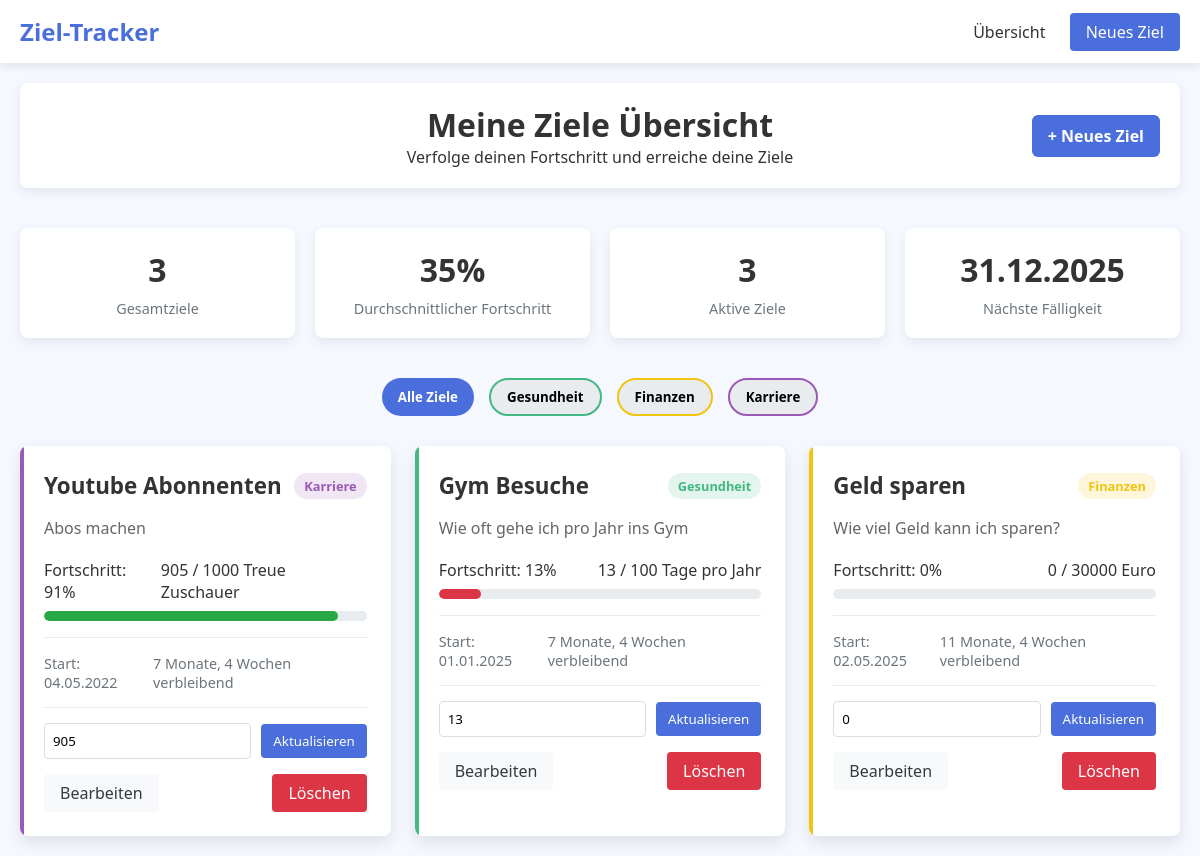
The app's page /tracking/, older data.
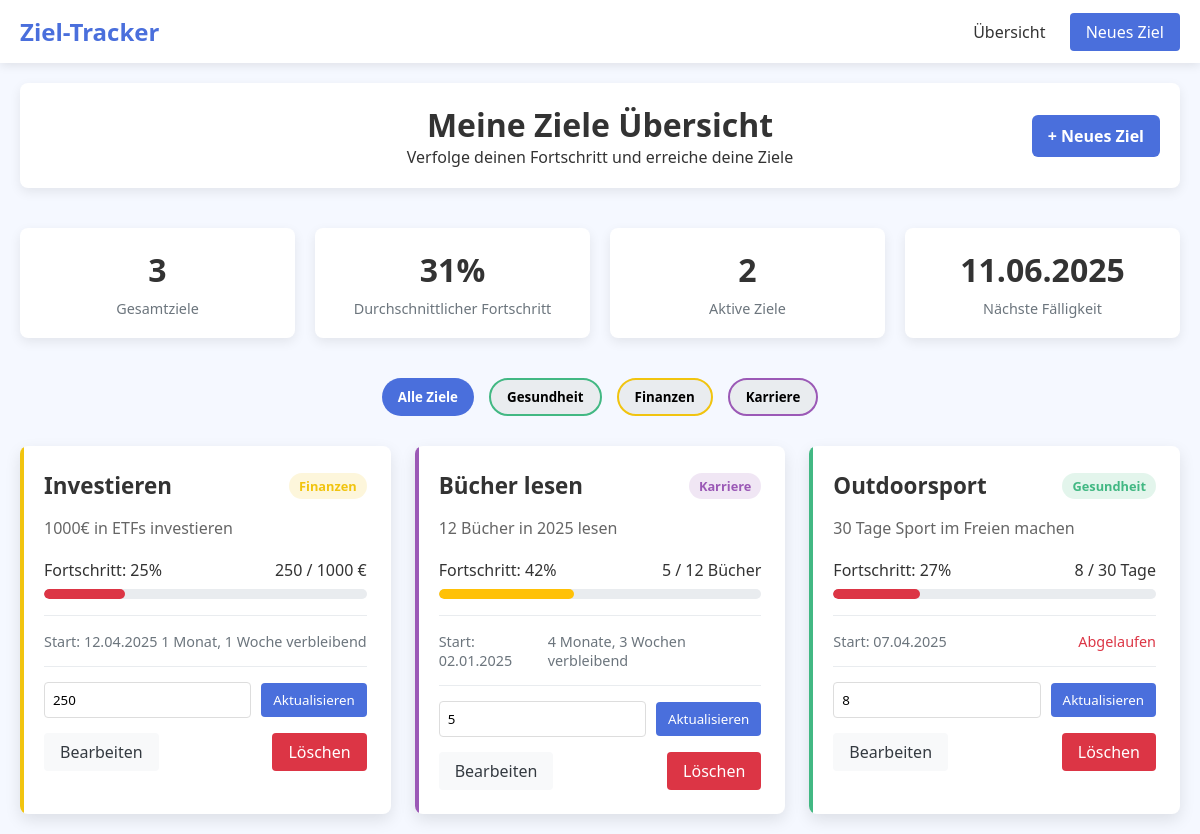
The same page, newer data.
### tracking/models.py (models this page shows, shortened)
class Goal(models.Model):
    KATEGORIEN = [
        ('Gesundheit', 'Gesundheit'),
        ('Finanzen', 'Finanzen'),
        ('Karriere', 'Karriere')
    ]
    definition = models.CharField(max_length=50)
    description = models.CharField(max_length=150)
    ziel_wert = models.IntegerField()
    fortschritt = models.FloatField()
    einheit = models.CharField(max_length=20)
    start = models.DateField()
    end = models.DateField()
    kategorie = models.CharField(choices=KATEGORIEN)

### tracking/views.py (the view)
# urls.py: path('', views.goals_view, name='goals'),
def goals_view(request):
    today = timezone.now().date()
    goals = Goal.objects.all()
    goals_with_progress = goals.annotate(
        progress_percent=ExpressionWrapper(
            (F('fortschritt') * 100.0) / F('ziel_wert'),
            output_field=FloatField()
        )
    )
    avg_progress = goals_with_progress.aggregate(avg=Avg('progress_percent'))['avg'] or 0
    active_goals = goals.filter(end__gte=today).count()
    nearest_deadline_goal = goals.filter(end__gte=today).order_by('end').first()
    nearest_deadline = nearest_deadline_goal.end if nearest_deadline_goal else None
    context = {
        'goals': goals_with_progress,
        'avg_progress': avg_progress,
        'active_goals': active_goals,
        'nearest_deadline': nearest_deadline,
        'today': today,
    }
    return render(request, 'tracking/home.html', context)

### tracking/templates/tracking/home.html (shortened to what this page needs)
{% extends 'tracking/base.html' %}
{% load static %}
{% block content %}
<div class="header">
    <h1>Meine Ziele Übersicht</h1>
    <p>Verfolge deinen Fortschritt und erreiche deine Ziele</p>
    <a href="{% url 'add_goal' %}" class="add-goal-btn">+ Neues Ziel</a>
</div>
<div class="statistic-cards">
    <div class="stat-card">
        <div class="stat-value" id="total-goals">{{ goals|length }}</div>
        <div class="stat-label">Gesamtziele</div>
    </div>
    <div class="stat-card">
        <div class="stat-value" id="completed-goals">{{ avg_progress|floatformat:0 }}%</div>
        <div class="stat-label">Durchschnittlicher Fortschritt</div>
    </div>
    <div class="stat-card">
        <div class="stat-value" id="active-goals">{{ active_goals }}</div>
        <div class="stat-label">Aktive Ziele</div>
    </div>
    <div class="stat-card">
        <div class="stat-value" id="nearest-deadline">
            {% if nearest_deadline %}
                {{ nearest_deadline|date:"d.m.Y" }}
            {% else %}
                -
            {% endif %}
        </div>
        <div class="stat-label">Nächste Fälligkeit</div>
    </div>
</div>
<div class="filter-container">
    <button class="filter-btn active" data-category="all">Alle Ziele</button>
    <button class="filter-btn health" data-category="Gesundheit">Gesundheit</button>
    <button class="filter-btn finance" data-category="Finanzen">Finanzen</button>
    <button class="filter-btn career" data-category="Karriere">Karriere</button>
</div>
<div class="goals-container" id="goals-container">
    {% for goal in goals %}
    <div class="goal-card {{ goal.kategorie }}" data-category="{{ goal.kategorie }}">
        <div class="goal-header">
            <h3 class="goal-title">{{ goal.definition }}</h3>
            <span class="category-badge {{ goal.kategorie }}">{{ goal.kategorie }}</span>
        </div>
        <p class="goal-desc">{{ goal.description }}</p>
        <div class="progress-container">
            <div class="progress-stats">
                {% with progress_percent=goal.progress_percent|floatformat:0 %}
                <span class="progress-text">Fortschritt: {{ progress_percent }}%</span>
                <span>{{ goal.fortschritt }} / {{ goal.ziel_wert }} {{ goal.einheit }}</span>
                {% endwith %}
            </div>
            <div class="progress-bar">
                <div class="progress-fill" style="width: {{ goal.progress_percent|floatformat:0 }}%"></div>
            </div>
        </div>
        <div class="timeframe">
            <span>Start: {{ goal.start|date:"d.m.Y" }}</span>
            <span>
                {% with days_remaining=goal.end|timeuntil:today %}
                {% if goal.end < today %}
                    <span style="color: var(--danger);">Abgelaufen</span>
                {% elif goal.end == today %}
                    <span style="color: var(--warning);">Heute fällig</span>
                {% else %}
                    {{ days_remaining }} verbleibend
                {% endif %}
                {% endwith %}
            </span>
        </div>
        <form method="post" action="{% url 'update_progress' goal.id %}" class="update-progress-form" style="margin-top: 15px; padding-top: 15px; border-top: 1px solid #e9ecef;">
            <div style="display: flex; gap: 10px; align-items: center;">
                <input type="number" name="fortschritt" step="0.01" min="0" max="{{ goal.ziel_wert }}" value="{{ goal.fortschritt }}" placeholder="Neuer Fortschritt"
                       style="flex: 1; padding: 8px; border: 1px solid #ddd; border-radius: 4px;">
                <button type="submit" style="background-color: var(--primary); color: white; border: none; border-radius: 4px; padding: 8px 12px; cursor: pointer;">
                    Aktualisieren
                </button>
            </div>
        </form>
        <div style="display: flex; justify-content: space-between; margin-top: 15px;">
            <a href="{% url 'update_goal' goal.id %}" class="btn btn-light">
                Bearbeiten
            </a>
            <a href="{% url 'delete_goal' goal.id %}" class="btn btn-danger">
                Löschen
            </a>
        </div>
    </div>
    {% empty %}
    <div class="no-goals">
        <h3>Keine Ziele gefunden</h3>
        <p>Es wurden noch keine Ziele eingerichtet.</p>
        <a href="{% url 'add_goal' %}" class="btn btn-primary" style="margin-top: 15px;">Jetzt erstes Ziel erstellen</a>
    </div>
    {% endfor %}
</div>
{% endblock %}

### tracking/templates/tracking/base.html (shortened to what this page needs)
{% load static %}
<!DOCTYPE html>
<html lang="de">
<head>
</head>
<body>
    {% include 'tracking/navbar.html' %}
    <div class="container">
        {% block content %}{% endblock %}
    </div>
</body>
</html>

### tracking/templates/tracking/navbar.html
<nav style="background-color: #fff; box-shadow: 0 2px 10px rgba(0,0,0,0.1); padding: 15px 0;">
    <div style="max-width: 1200px; margin: 0 auto; display: flex; justify-content: space-between; align-items: center; padding: 0 20px;">
        <div style="font-size: 1.5rem; font-weight: bold; color: #4a6fdc;">
            <a href="{% url 'goals' %}" style="text-decoration: none; color: inherit;">Ziel-Tracker</a>
        </div>
        <div>
            <a href="{% url 'goals' %}" style="text-decoration: none; color: #333; margin-right: 20px; font-weight: 500;">Übersicht</a>
            <a href="{% url 'add_goal' %}" style="text-decoration: none; color: #fff; background-color: #4a6fdc; padding: 8px 16px; border-radius: 4px; font-weight: 500;">Neues Ziel</a>
        </div>
    </div>
</nav>

### tracking/templates/tracking/base.html (style rules this page uses)
:root { --primary: #4a6fdc; --success: #28a745; --warning: #ffc107; --danger: #dc3545; --light: #f8f9fa; --dark: #343a40; --health: #42b883; --finance: #f1c40f; --career: #9b59b6; }
* { margin: 0; padding: 0; box-sizing: border-box; font-family: 'Segoe UI', Tahoma, Geneva, Verdana, sans-serif; }
body { background-color: #f5f8ff; color: #333; padding: 0; margin: 0; }
.container { max-width: 1200px; margin: 0 auto; padding: 20px; }
.header { text-align: center; margin-bottom: 40px; padding: 20px; background-color: white; border-radius: 8px; box-shadow: 0 4px 12px rgba(0, 0, 0, 0.08); position: relative; }

### tracking/templates/tracking/home.html (style rules this page uses)
.add-goal-btn { position: absolute; right: 20px; top: 50%; transform: translateY(-50%); background-color: var(--primary); color: white; padding: 10px 16px; border-radius: 6px; text-decoration: none; font-weight: bold; display: flex; align-items: center; gap: 8px; transition: all 0.3s ease; }
.filter-container { display: flex; justify-content: center; gap: 15px; margin-bottom: 30px; }
.filter-btn { padding: 8px 16px; border: none; border-radius: 20px; cursor: pointer; font-weight: 600; transition: all 0.3s ease; background-color: #e9ecef; }
.filter-btn.active { background-color: var(--primary); color: white; }
.filter-btn.health { border: 2px solid var(--health); }
.filter-btn.finance { border: 2px solid var(--finance); }
.filter-btn.career { border: 2px solid var(--career); }
.goals-container { display: grid; grid-template-columns: repeat(auto-fill, minmax(360px, 1fr)); gap: 24px; }
.goal-card { background: white; border-radius: 8px; padding: 24px; box-shadow: 0 6px 16px rgba(0, 0, 0, 0.1); transition: transform 0.3s ease; position: relative; overflow: hidden; }
.goal-card::before { content: ''; position: absolute; top: 0; left: 0; width: 4px; height: 100%; }
.goal-card.Gesundheit::before { background-color: var(--health); }
.goal-card.Finanzen::before { background-color: var(--finance); }
.goal-card.Karriere::before { background-color: var(--career); }
.goal-header { display: flex; justify-content: space-between; align-items: center; margin-bottom: 16px; }
.goal-title { font-size: 1.4rem; font-weight: 700; color: #333; }
.category-badge { padding: 4px 10px; border-radius: 20px; font-size: 0.8rem; font-weight: 600; }
.category-badge.Gesundheit { background-color: rgba(66, 184, 131, 0.15); color: var(--health); }
.category-badge.Finanzen { background-color: rgba(241, 196, 15, 0.15); color: var(--finance); }
.category-badge.Karriere { background-color: rgba(155, 89, 182, 0.15); color: var(--career); }
.goal-desc { margin-bottom: 20px; color: #666; }
.progress-container { margin-bottom: 16px; }
.progress-stats { display: flex; justify-content: space-between; margin-bottom: 8px; }
.progress-bar { height: 10px; background-color: #e9ecef; border-radius: 5px; overflow: hidden; }
.progress-fill { height: 100%; border-radius: 5px; transition: width 0.5s ease; background-color: var(--success); }
.timeframe { display: flex; align-items: center; justify-content: space-between; padding-top: 16px; border-top: 1px solid #e9ecef; color: #6c757d; font-size: 0.9rem; }
.statistic-cards { display: grid; grid-template-columns: repeat(auto-fit, minmax(240px, 1fr)); gap: 20px; margin-bottom: 40px; }
.stat-card { background: white; border-radius: 8px; padding: 20px; box-shadow: 0 4px 12px rgba(0, 0, 0, 0.08); text-align: center; }
.stat-value { font-size: 2rem; font-weight: 700; margin-bottom: 8px; }
.stat-label { color: #6c757d; font-size: 0.9rem; }
.btn { display: inline-block; text-decoration: none; padding: 8px 16px; border-radius: 4px; font-weight: 500; transition: all 0.3s ease; }
.btn-light { background-color: var(--light); color: var(--dark); }
.btn-danger { background-color: var(--danger); color: white; }

Row changes from the older to the newer data that the page shows:
removed Goal: end "31.12.2025", definition "Youtube Abonnenten", kategorie "Karriere", description "Abos machen", goal "91", fortschritt "905", ziel_wert "1000", einheit "Treue Zuschauer", start "04.05.2022", goal "7 Monate, 4 Wochen"
removed Goal: definition "Gym Besuche", kategorie "Gesundheit", description "Wie oft gehe ich pro Jahr ins Gym", fortschritt "13", ziel_wert "100", einheit "Tage pro Jahr", start "01.01.2025", goal "7 Monate, 4 Wochen"
removed Goal: definition "Geld sparen", kategorie "Finanzen", description "Wie viel Geld kann ich sparen?", fortschritt "0", ziel_wert "30000", einheit "Euro", start "02.05.2025", goal "11 Monate, 4 Wochen"
added Goal: end "11.06.2025", definition "Investieren", kategorie "Finanzen", description "1000€ in ETFs investieren", goal "25", fortschritt "250", ziel_wert "1000", einheit "€", start "12.04.2025", goal "1 Monat, 1 Woche"
added Goal: definition "Bücher lesen", kategorie "Karriere", description "12 Bücher in 2025 lesen", goal "42", fortschritt "5", ziel_wert "12", einheit "Bücher", start "02.01.2025", goal "4 Monate, 3 Wochen"
added Goal: definition "Outdoorsport", kategorie "Gesundheit", description "30 Tage Sport im Freien machen", goal "27", fortschritt "8", ziel_wert "30", einheit "Tage", start "07.04.2025", end "Abgelaufen"
Text that changed along with them:
{{ avg_progress|floatformat:0 }}: "35" → "31"
{{ active_goals }}: "3" → "2"
